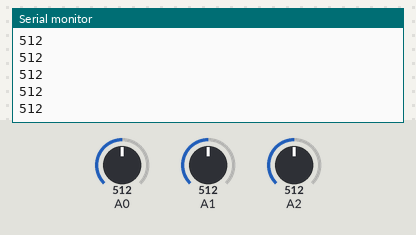
This sketch was run on a simulated Arduino Uno, built with avr-gcc and run on an emulated ATmega328P. Shown: the last lines printed to the serial monitor. Inputs (shaded band) come from the test bench; at power-on: A0 = 512, A1 = 512, A2 = 512.

Above: at 1.2 s.
1.3 s: A0 set to 716
At 1.37 s:
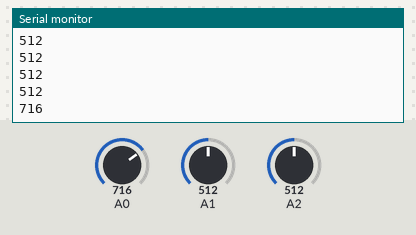
2.8 s: A1 set to 306
At 2.83 s:
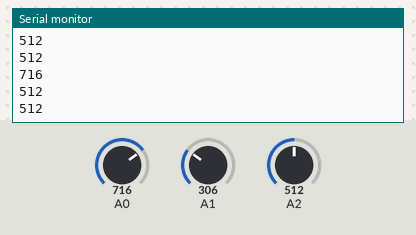
4.3 s: A2 set to 900
At 4.34 s:
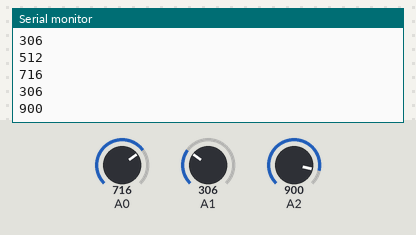
5.8 s: A2 set to 1023
At 5.8 s:
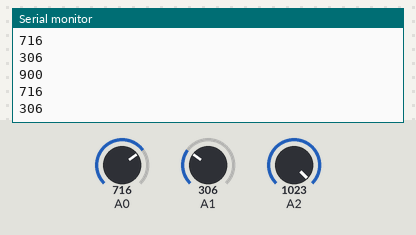
7.3 s: A1 set to 122
At 7.31 s:
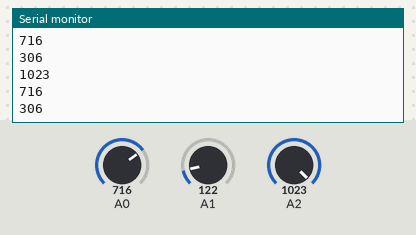
8.8 s: A0 set to 511
At 8.82 s:
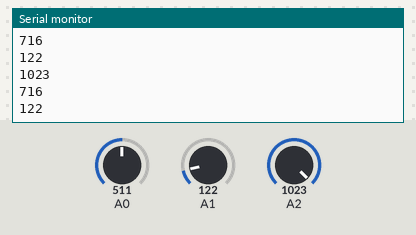
Timing chart, 0 to 11.3 s (numbered marks = the images above; inputs shaded):
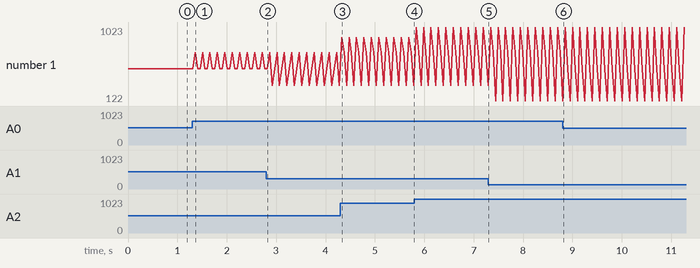

Measured:
- after the input at 1.3 s, the serial monitor: prints a new line after 0.06 s (image 1)
- after the input at 4.3 s, the serial monitor: prints a new line at once (image 3)
- plotted number 1: 512 → 306 after the input at 2.8 s

The sketch:

dkuzmy3lab9.ino
```cpp
// Name: Dmytro Kuzmyk
// NetID: dkuzmy3
// Desc: this program takes analog input from the arduino and uses processing
// to draw the graph of the values that the analog inputs.

// A0 = thermoresistor
// A1 = photoresistor
// A2 = potentiometer

void setup() {
  Serial.begin(9600);                 // activate the serial port
}

void loop() {
 Serial.println(analogRead(A0));      // read the A0 analog pin
 delay(50);
 Serial.println(analogRead(A1));      // read the A1 analog pin
 delay(50);
 Serial.println(analogRead(A2));      // read the A2 analog pin
 delay(50);
}
```
